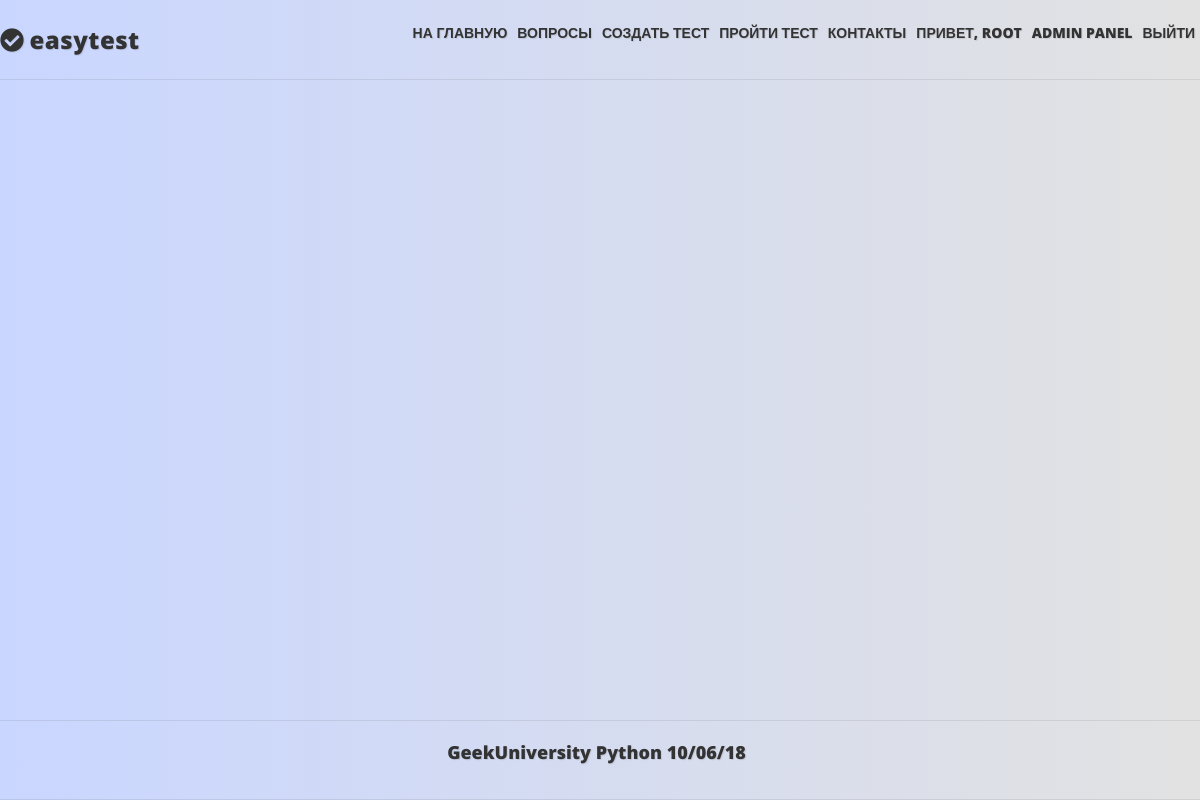
The page /test/2 (signed in) on the database as committed earlier.
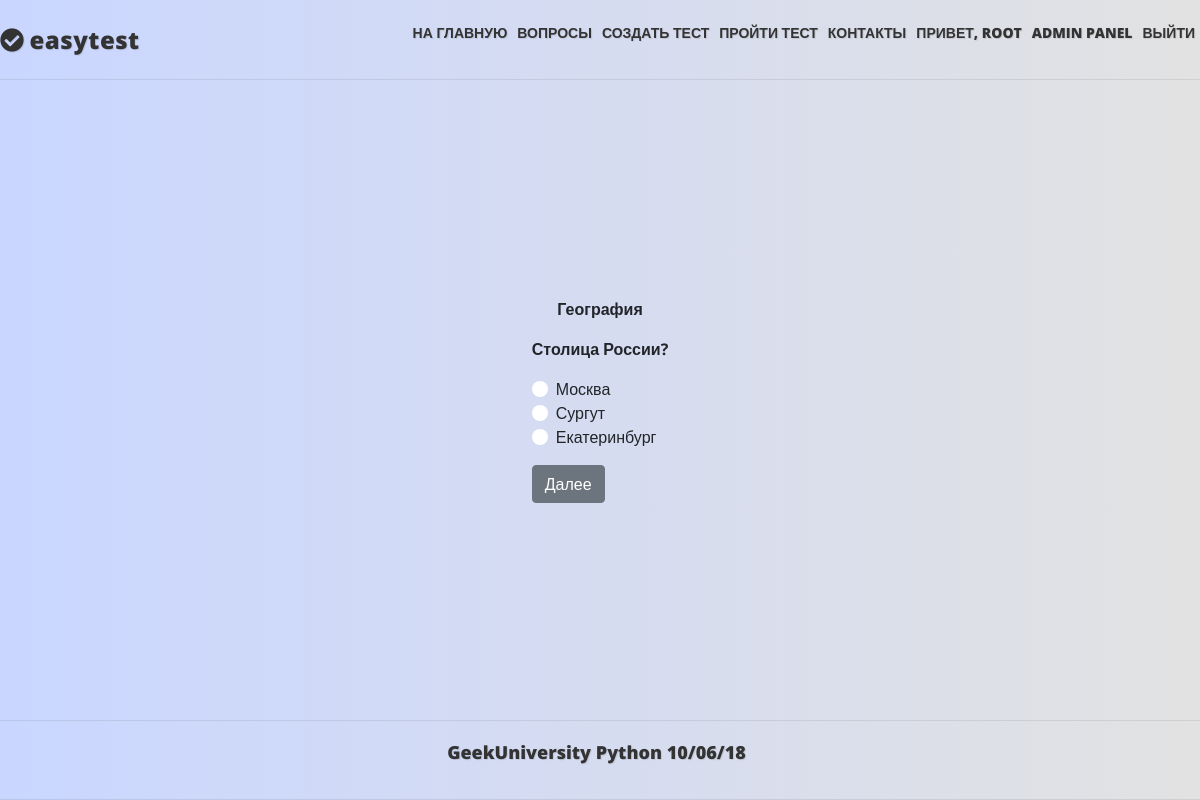
The same page on the database as committed later.
### mainapp/models.py (models this page shows, shortened)
class Core(models.Model):
    title = models.CharField(_('title'), max_length=250, blank=True)
    description = models.TextField(_('description'), blank=True)
    sort = models.IntegerField(_('sort'), default=0, null=True, blank=True)
    active = models.BooleanField(_('active'), default=True)
    deleted = models.BooleanField(_('deleted'), default=False)
    all_objects = models.Manager()
    objects = CoreManager()
    class Meta:
        abstract = True

class Question(Core):
    class Meta:
        verbose_name = _('Вопрос')
        verbose_name_plural = _('Вопросы')
    objects = QuestionManager()

class Test(Core):
    class Meta:
        verbose_name = _('Тест')
        verbose_name_plural = _('Тесты')
    owner = models.ForeignKey(User, null=False, blank=True, related_name='tests', on_delete=models.PROTECT)
    category = models.ForeignKey(TestCategory, null=True, blank=True, on_delete=models.SET_NULL)
    keywords = models.ManyToManyField(Keyword, blank=True, related_name='tests')
    questions = models.ManyToManyField(Question, blank=True, related_name='tests')
    max_questions = models.PositiveIntegerField(_('Count questions'), default=0, blank=True)
    required_correct_answers = models.PositiveIntegerField(_('Required correct answers'), default=0, blank=True)
    objects = TestManager()
    TEST_TYPE_CHOICES = (
        (0, 'teaching'),
        (1, 'exam'),
        )
    test_type = models.CharField(max_length=2, choices=TEST_TYPE_CHOICES, default=0)
    """ типы тестов - учебный и экзаменационный(на время и оценку) - это реализуем позже.
    Необходимо будет также добавить время на прохождение теста, проценты правильных ответов для разных оценок."""

class Answer(Core):
    class Meta:
        verbose_name = _('Ответ')
        verbose_name_plural = _('Ответы')
    is_correct = models.BooleanField(_('is correct'), default=False)
    question = models.ForeignKey(Question, null=True, blank=True, related_name='answers', on_delete=models.CASCADE)
    def __str__(self):
        return f'{self.description}'

### mainapp/views.py (the view)
# urls.py: path('test/<int:pk>', mainapp.QuestionList.as_view(), name='test'),
class QuestionList(LoginRequiredMixin, ListView):
    model = Question
    login_url = reverse_lazy('authapp:login')
    paginate_by = 1
    def get_queryset(self):
        return self.model.objects.get_test(self.kwargs['pk'])

### mainapp/models.py (called while the page is built)
    def get_queryset(self):
        return CoreQuerySet(self.model).filter(active=True, deleted=False)

    def get_test(self, pk):
        return self.filter(tests=pk)

### mainapp/templates/mainapp/question_list.html (shortened to what this page needs)
{% extends "base.html" %}
{% load static i18n %}
{% block content %}
    {% with current_kwargs=request.resolver_match.kwargs.pk  %}
        <div class="center">
            {% for object in object_list %}
                <p><b>{{ object.tests.all.0.title }}</b></p>
                <form action="{% url 'mainapp:result_update' current_kwargs %}" method="post">
                    <ul><b>{{ object.description }}</b></p>
                        {% for answer in object.answers.all %}
                            <div class="custom-control custom-radio">
                                <label class="custom-control-label" for="customRadio{{  forloop.counter }}">{{ answer }}</label>
                            </div>
                        {% endfor %}
                    </ul>
                    <input type="submit" class="btn btn-secondary" value="Далее">
                </form>
            {% endfor %}
        </div>
    {% endwith %}
{% endblock content %}

### templates/base.html (shortened to what this page needs)
{% load static i18n %}
<!DOCTYPE html>
<html lang="en">
<head>
    {% block styles %}
        <link rel="stylesheet" href="https://stackpath.bootstrapcdn.com/bootstrap/4.1.3/css/bootstrap.min.css">
        <link rel="stylesheet" href="{% static 'css/style.css' %}">
    {% endblock styles %}
    <link rel="stylesheet" href="https://use.fontawesome.com/releases/v5.4.1/css/all.css">
</head>
<body>
<div class="header">
    <div class="center_content_header">
        <div class="logo">
            <i class="fas fa-check-circle"></i>
            <a href="{% url 'mainapp:main' %}">easytest</a>
        </div>
        <div class="menu">
            <ul>
                <li><a href="{%  url 'mainapp:main' %}">{% trans 'НА ГЛАВНУЮ' %}</a></li>
                <li><a href="#">{% trans 'ВОПРОСЫ' %}</a></li>
                <li><a href="#">{% trans 'СОЗДАТЬ ТЕСТ' %}</a></li>
                <li><a href="#">{% trans 'ПРОЙТИ ТЕСТ' %}</a></li>
                <li><a href="#">{% trans 'КОНТАКТЫ' %}</a></li>
                {% if user.is_authenticated %}
                    <li><a href="{% url 'auth:edit' %}">{% trans 'Привет, '|upper %}{{ user.first_name|default:user.username|upper }}</a></li>
                    {% if user.is_staff %}
                        <li><a href="{% url 'admin:index' %}">{% trans 'Admin panel'|upper %}</a></li>
                    {% endif %}
                    <li><a href="{% url 'auth:logout' %}">{% trans 'Выйти'|upper %}</a></li>
                {% else %}
                     <li><a href="{% url 'auth:login' %}">{% trans 'Войти'|upper %}</a></li>
                {% endif %}
            </ul>
        </div>
    </div>
</div>
{% block content %}{% endblock content %}
<div class="footer">
    <p>GeekUniversity Python 10/06/18</p>
</div>
</body>
</html>

### mainapp/static/css/style.css (style rules this page uses)
* { padding: 0; margin: 0; }
body { display: flex; flex-direction: column; background: linear-gradient(to right, #c9d6ff, #e2e2e2); min-height: 100vh; font-family: 'Open Sans', Arial, sans-serif; }
.header, .footer { display: flex; min-height: 80px; border-bottom: 1px solid rgba(51, 51, 51, 0.1); justify-content: center; align-items: center; text-shadow: 1px 1px 1px rgba(0, 0, 0, .1); }
.center_content_header { display: flex; width: 1270px; justify-content: space-between; align-items: center; }
.logo { display: flex; align-items: center; font-weight: 900; padding: 0; font-size: 24px; text-shadow: 1px 1px 1px rgba(0, 0, 0, .1); letter-spacing: 0.5px; line-height: normal; color: #333333; }
.logo a { text-decoration: none; color: #333333; font-weight: 900; }
.header i { color: #333333; align-items: center; margin-right: 5px; }
.menu ul { display: flex; list-style: none; }
.menu li { padding: 0 5px; }
.menu a { text-decoration: none; color: #333333; font-weight: 900; font-size: 14px; }
.footer { border-top: 1px solid rgba(51, 51, 51, 0.1); }
.footer p { color: #333333; font-weight: 900; font-size: 18px; padding-right: 7px; }
.center { display: flex; flex-direction: column; flex: 1; justify-content: center; align-items: center; }
.custom-control-label::before { background-color: #fff; }

Rows that differ between the two databases and show on the page:
added Question: tests.all.0 "География", description "Столица России?"
added Answer: description "Москва"
added Answer: description "Сургут"
added Answer: description "Екатеринбург"
